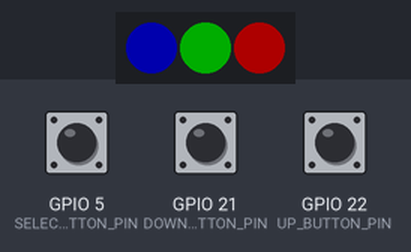
The sketch below on a simulated ESP32. Parts: 3 RGB LEDs in strip order, left to right. The test bench sets the inputs (shaded band); at power-on: GPIO 21 (DOWN_BUTTON_PIN) HIGH, GPIO 22 (UP_BUTTON_PIN) HIGH, GPIO 5 (SELECT_BUTTON_PIN) HIGH. Dim RGB values are drawn brighter than linear.

Above: at 1.2 s.
1.3 s: GPIO 21 (DOWN_BUTTON_PIN) pulled LOW for 3.2 s
At 3.1 s:
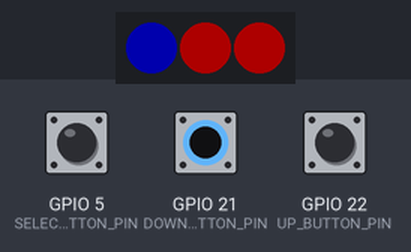
6.0 s: GPIO 22 (UP_BUTTON_PIN) pulled LOW for 3.2 s
At 7.9 s:
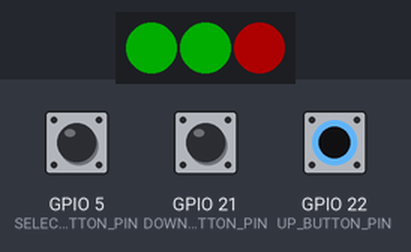
10.7 s: GPIO 5 (SELECT_BUTTON_PIN) pulled LOW for 0.15 s
At 11.2 s:
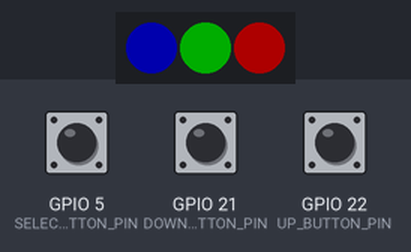
Timing chart, 0 to 13.7 s (numbered marks = the images above; inputs shaded):
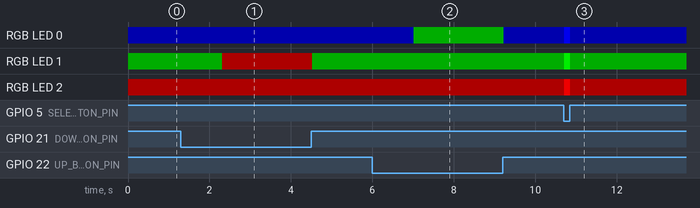

The sketch:

bounce_always_on_longpress_change.ino
```cpp
/*
 DESCRIPTION
 ====================
 This is an example of the Bounce2::Button class.
 When the user presses a physical button, it toggles a LED on or off.
 The Button class matches an electrical state to a physical action.
 Use .setPressedState(LOW or HIGH) to set the detection state for when the button is pressed.


 INSCRUCTIONS
 ====================

 Set BUTTON_PIN to the pin attached to the button.
 Set LED_PIN to the pin attached to a LED.

 */

 // WE WILL attach() THE BUTTON TO THE FOLLOWING PIN IN setup()
#define DOWN_BUTTON_PIN 21
#define UP_BUTTON_PIN 22
#define SELECT_BUTTON_PIN 5

#define DEBOUNCE_INTERVAL 5

// DEFINE THE PIN FOR THE LED :
// 1) SOME BOARDS HAVE A DEFAULT LED (LED_BUILTIN)
//#define LED_PIN LED_BUILTIN
// 2) OTHERWISE SET YOUR OWN PIN
#define PIN 25
#define LED_COUNT 3

// define some colors
#define GREEN			0x008000
#define RED			0xFF0000
#define YELLOW			0xFF8C00  //0xFF4500 orangey yellow
#define YELLOW2     0xFF8C00  // 0xFF8C00 nicest yellow so far
#define RED_rgb   255,0,0
#define GREEN_rgb  0,255,0
#define BLUE_rgb  0,0,255
#define HBRIGHTNESS 200
#define LBRIGHTNESS 50


// Include the Bounce2 library found here :
// https://github.com/thomasfredericks/Bounce2
#include <Bounce2.h>
#include <Adafruit_NeoPixel.h>

// INSTANTIATE A Button OBJECT FROM THE Bounce2 NAMESPACE
Bounce2::Button down_button = Bounce2::Button();
Bounce2::Button up_button = Bounce2::Button();
Bounce2::Button select_button = Bounce2::Button();

// Create an instance of the Adafruit_NeoPixel class called "leds".
Adafruit_NeoPixel keypadleds (LED_COUNT, PIN, NEO_GRB + NEO_KHZ800);


void setup() {

  // BUTTON SETUP

  // SELECT ONE OF THE FOLLOWING :
  // 1) IF YOUR BUTTON HAS AN INTERNAL PULL-UP
  down_button.attach( DOWN_BUTTON_PIN, INPUT_PULLUP);
  up_button.attach( UP_BUTTON_PIN ,  INPUT_PULLUP ); // USE INTERNAL PULL-UP
  select_button.attach( SELECT_BUTTON_PIN, INPUT_PULLUP );

  // DEBOUNCE INTERVAL IN MILLISECONDS
  down_button.interval(DEBOUNCE_INTERVAL);
  up_button.interval(DEBOUNCE_INTERVAL);
  select_button.interval(DEBOUNCE_INTERVAL);

  // INDICATE THAT THE LOW STATE CORRESPONDS TO PHYSICALLY PRESSING THE BUTTON
  down_button.setPressedState(LOW);
  up_button.setPressedState(LOW);
  select_button.setPressedState(LOW);

  // LED SETUP
  keypadleds.begin();  // Call this to start up the LED strip.
  clearLEDs();   // This function, defined below, turns all LEDs off...

  keypadleds.setBrightness(LBRIGHTNESS);
  keypadleds.setPixelColor(2,RED_rgb);
  keypadleds.setPixelColor(1,GREEN_rgb);
  keypadleds.setPixelColor(0,BLUE_rgb);
  keypadleds.show();

}

void clearLEDs()
{
  for (int i=0; i<LED_COUNT; i++)
  {
    keypadleds.setPixelColor(i, 0);
  }
}


void loop() {
  // UPDATE THE BUTTON
  // YOU MUST CALL THIS EVERY LOOP
  down_button.update();
  up_button.update();
  select_button.update();

   // GET THE STATE WITH <Bounce.read()>
  int downDebouncedState = down_button.read();
  int upDebouncedState = up_button.read();
  int selectDebouncedState = select_button.read();

  /*keypadleds.setBrightness(50);
  keypadleds.setPixelColor(2,RED_rgb);
  keypadleds.setPixelColor(1,GREEN_rgb);
  keypadleds.setPixelColor(0,BLUE_rgb);
  keypadleds.show();*/

  // <Button>.pressed() RETURNS true IF THE STATE CHANGED
  // AND THE CURRENT STATE MATCHES <Button>.setPressedState(<HIGH or LOW>);
  // WHICH IS LOW IN THIS EXAMPLE AS SET WITH button.setPressedState(LOW); IN setup()
  if ( down_button.isPressed() )
  {
    // TOGGLE THE LED STATE :
    keypadleds.setPixelColor(2,RED_rgb);
    keypadleds.setBrightness(HBRIGHTNESS);
    keypadleds.show();
    if ( downDebouncedState == LOW && down_button.currentDuration() > 1000 )
    {
      keypadleds.setPixelColor(1,RED_rgb);
      keypadleds.setBrightness(LBRIGHTNESS);
      keypadleds.show();
    }
  down_button.update();
    if ( !down_button.isPressed() )
    {
      keypadleds.setPixelColor(1,GREEN_rgb);
      keypadleds.setBrightness(LBRIGHTNESS);
      keypadleds.show();
    }
  }
  else
  {
    keypadleds.setBrightness(50);
    keypadleds.show();
  }

  if ( up_button.isPressed() )
  {
    // TOGGLE THE LED STATE :
    keypadleds.setPixelColor(1,GREEN_rgb);
    keypadleds.setBrightness(HBRIGHTNESS);
    keypadleds.show();
    if ( upDebouncedState == LOW && up_button.currentDuration() > 1000 )
    {
      keypadleds.setPixelColor(0,GREEN_rgb);
      keypadleds.setBrightness(LBRIGHTNESS);
      keypadleds.show();
    }
  up_button.update();
    if ( !up_button.isPressed() )
    {
      keypadleds.setPixelColor(0,BLUE_rgb);
      keypadleds.setBrightness(LBRIGHTNESS);
      keypadleds.show();
    }
  }
  else
  {
    keypadleds.setBrightness(50);
    keypadleds.show();
  }

  if ( select_button.isPressed() )
  {
    // TOGGLE THE LED STATE :
    keypadleds.setPixelColor(0,BLUE_rgb);
    keypadleds.setBrightness(HBRIGHTNESS);
    keypadleds.show();
  }
  else
  {
    keypadleds.setBrightness(50);
    keypadleds.show();
  }

}
```

Measured:
- after the input at 1.3 s, RGB LED 1: RGB(0, 50, 0) → RGB(50, 0, 0) after 1.0 s, → RGB(0, 50, 0) 2.2 s later
- after the input at 6.0 s, RGB LED 0: RGB(0, 0, 50) → RGB(0, 50, 0) after 1.0 s, → RGB(0, 0, 50) 2.2 s later
- after the input at 10.7 s, RGB LED 0: RGB(0, 0, 50) → RGB(0, 0, 200) at once, → RGB(0, 0, 50) 0.15 s later; RGB LED 1: RGB(0, 50, 0) → RGB(0, 200, 0) at once, → RGB(0, 50, 0) 0.15 s later; RGB LED 2: RGB(50, 0, 0) → RGB(200, 0, 0) at once, → RGB(50, 0, 0) 0.15 s later
